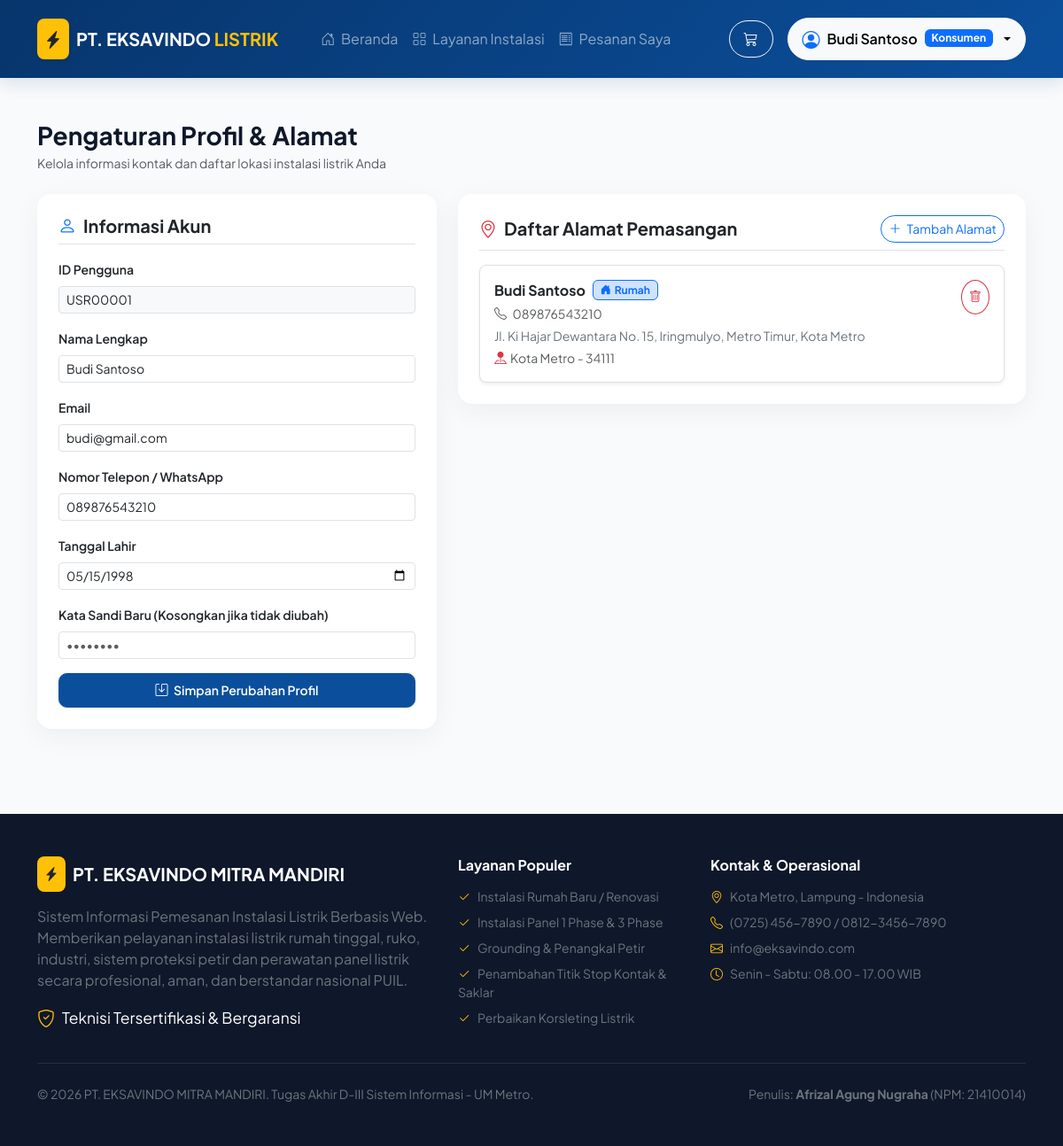
The app's page /index.php?page=profil (signed in) with its own data.
### tables this page shows
CREATE TABLE `user` (
  `id_user` char(8) NOT NULL,
  `username` varchar(100) NOT NULL,
  `email` varchar(100) NOT NULL,
  `password` varchar(255) NOT NULL,
  `nomor_telp` varchar(20) DEFAULT NULL,
  `tanggal_lahir` date DEFAULT NULL,
  `foto_profil` varchar(100) DEFAULT 'default.png',
  `role_id` int(11) NOT NULL DEFAULT 2,
  `is_active` int(11) NOT NULL DEFAULT 1,
  `created_at` timestamp NOT NULL DEFAULT current_timestamp(),
  PRIMARY KEY (`id_user`),
  UNIQUE KEY `email` (`email`),
  KEY `fk_user_role` (`role_id`),
  CONSTRAINT `fk_user_role` FOREIGN KEY (`role_id`) REFERENCES `role` (`id`) ON DELETE CASCADE
);

CREATE TABLE `alamat` (
  `id_alamat` int(11) NOT NULL AUTO_INCREMENT,
  `alamat` varchar(255) NOT NULL,
  `penerima` varchar(100) NOT NULL,
  `telepon_penerima` varchar(50) NOT NULL,
  `id_user` char(8) NOT NULL,
  `tipe_alamat` varchar(50) DEFAULT 'Rumah',
  `kota` varchar(100) DEFAULT 'Kota Metro',
  `provinsi` varchar(100) DEFAULT 'Lampung',
  `kode_pos` varchar(20) DEFAULT '34111',
  `catatan_patokan` varchar(255) DEFAULT NULL,
  PRIMARY KEY (`id_alamat`),
  KEY `fk_alamat_user` (`id_user`),
  CONSTRAINT `fk_alamat_user` FOREIGN KEY (`id_user`) REFERENCES `user` (`id_user`) ON DELETE CASCADE
);

### views/konsumen/profil.php (the view, shortened to what this page needs)
<?php
require_once __DIR__ . '/../layouts/header.php';
$db = Database::connect();
$currentUser = get_auth_user();
$stmtU = $db->prepare("SELECT * FROM user WHERE id_user = ?");
$stmtU->execute([$currentUser['id_user']]);
$user = $stmtU->fetch();
$stmtA = $db->prepare("SELECT * FROM alamat WHERE id_user = ?");
$stmtA->execute([$currentUser['id_user']]);
$daftarAlamat = $stmtA->fetchAll();
?>
<div class="container py-5">
    <div class="mb-4">
        <h3 class="fw-bold mb-1">Pengaturan Profil & Alamat</h3>
        <p class="text-muted small mb-0">Kelola informasi kontak dan daftar lokasi instalasi listrik Anda</p>
    </div>
    <div class="row g-4">
        <div class="col-lg-5">
            <div class="card card-custom p-4">
                <h5 class="fw-bold mb-3 border-bottom pb-2"><i class="bi bi-person me-2 text-primary"></i>Informasi Akun</h5>
                <form action="index.php?page=profil_update" method="POST">
                    <div class="mb-3">
                        <label class="form-label small fw-semibold">ID Pengguna</label>
                        <input type="text" class="form-control form-control-sm bg-light" value="<?= htmlspecialchars($user['id_user']) ?>" readonly>
                    </div>
                    <div class="mb-3">
                        <label class="form-label small fw-semibold">Nama Lengkap</label>
                        <input type="text" name="username" class="form-control form-control-sm" value="<?= htmlspecialchars($user['username']) ?>" required>
                    </div>
                    <div class="mb-3">
                        <label class="form-label small fw-semibold">Email</label>
                        <input type="email" name="email" class="form-control form-control-sm" value="<?= htmlspecialchars($user['email']) ?>" required>
                    </div>
                    <div class="mb-3">
                        <label class="form-label small fw-semibold">Nomor Telepon / WhatsApp</label>
                        <input type="text" name="nomor_telp" class="form-control form-control-sm" value="<?= htmlspecialchars($user['nomor_telp'] ?? '') ?>" required>
                    </div>
                    <div class="mb-3">
                        <label class="form-label small fw-semibold">Tanggal Lahir</label>
                        <input type="date" name="tanggal_lahir" class="form-control form-control-sm" value="<?= htmlspecialchars($user['tanggal_lahir'] ?? '') ?>">
                    </div>
                    <div class="mb-3">
                        <label class="form-label small fw-semibold">Kata Sandi Baru (Kosongkan jika tidak diubah)</label>
                        <input type="password" name="password" class="form-control form-control-sm" placeholder="••••••••">
                    </div>
                    <button type="submit" class="btn btn-primary-custom btn-sm w-100 py-2">
                        <i class="bi bi-save me-1"></i> Simpan Perubahan Profil
                    </button>
                </form>
            </div>
        </div>
        <div class="col-lg-7">
            <div class="card card-custom p-4 mb-4">
                <div class="d-flex justify-content-between align-items-center border-bottom pb-2 mb-3">
                    <h5 class="fw-bold mb-0"><i class="bi bi-geo-alt me-2 text-danger"></i>Daftar Alamat Pemasangan</h5>
                    <button class="btn btn-sm btn-outline-primary rounded-pill" data-bs-toggle="collapse" data-bs-target="#formTambahAlamat">
                        <i class="bi bi-plus-lg me-1"></i> Tambah Alamat
                    </button>
                </div>
                <?php if (empty($daftarAlamat)): ?>
                    <p class="text-muted small">Belum ada data alamat tersimpan.</p>
                <?php else: ?>
                    <div class="d-flex flex-column gap-3">
                        <?php foreach ($daftarAlamat as $alm):
                            $tipe = $alm['tipe_alamat'] ?? 'Rumah';
                            $isHome = (stripos($tipe, 'Rumah') !== false);
                            $kota = $alm['kota'] ?? 'Kota Metro';
                            $kodepos = $alm['kode_pos'] ?? '34111';
                        ?>
                        <div class="border rounded-3 p-3 position-relative bg-white shadow-sm">
                            <div class="d-flex justify-content-between align-items-start">
                                <div>
                                    <div class="d-flex align-items-center gap-2 mb-1">
                                        <span class="fw-bold text-dark"><?= htmlspecialchars($alm['penerima']) ?></span>
                                        <span class="badge <?= $isHome ? 'bg-primary-subtle text-primary border border-primary' : 'bg-warning-subtle text-warning-emphasis border border-warning' ?> small">
                                            <i class="bi <?= $isHome ? 'bi-house-door-fill' : 'bi-building' ?> me-1"></i><?= htmlspecialchars($tipe) ?>
                                        </span>
                                    </div>
                                    <div class="text-muted small mb-1"><i class="bi bi-telephone me-1"></i> <?= htmlspecialchars($alm['telepon_penerima']) ?></div>
                                    <p class="small text-secondary mb-1"><?= htmlspecialchars($alm['alamat']) ?></p>
                                    <div class="small text-muted mb-0"><i class="bi bi-pin-map-fill text-danger me-1"></i><?= htmlspecialchars($kota) ?> <?= !empty($kodepos) ? '- ' . htmlspecialchars($kodepos) : '' ?></div>
                                </div>
                                <a href="index.php?page=alamat_delete&id=<?= $alm['id_alamat'] ?>" class="btn btn-sm btn-outline-danger rounded-circle p-2" onclick="return confirm('Hapus alamat ini?')" title="Hapus Alamat">
                                    <i class="bi bi-trash"></i>
                                </a>
                            </div>
                        </div>
                        <?php endforeach; ?>
                    </div>
                <?php endif; ?>
            </div>
        </div>
    </div>
</div>
<?php require_once __DIR__ . '/../layouts/footer.php'; ?>

### views/layouts/header.php (style rules this page uses)
:root { --primary-color: #0b4f9c; --primary-dark: #07356c; --accent-yellow: #f59e0b; --accent-glow: #e0f2fe; --bg-light: #f8fafc; --text-dark: #0f172a; }
body { font-family: 'Plus Jakarta Sans', sans-serif; background-color: var(--bg-light); color: var(--text-dark); min-height: 100vh; display: flex; flex-direction: column; }
.card-custom { border: none; border-radius: 1rem; box-shadow: 0 8px 30px rgba(0, 0, 0, 0.05); transition: all 0.25s ease-in-out; background: #ffffff; }
.btn-primary-custom { background-color: var(--primary-color); border-color: var(--primary-color); color: white; font-weight: 600; border-radius: 0.6rem; padding: 0.6rem 1.4rem; transition: all 0.2s; }

### records on screen
user: id_user "USR00001", username "Budi Santoso", email "budi@gmail.com", nomor_telp "089876543210", tanggal_lahir "05/15/1998"
alamat: penerima "Budi Santoso", tipe_alamat "Rumah", telepon_penerima "089876543210", alamat "Jl. Ki Hajar Dewantara No. 15, Iringmulyo, Metro Timur, Kota Metro", kota "Kota Metro", kode_pos "34111"

### other values on screen
$currentUser['username'] "Budi Santoso"
APP_NAME "PT. EKSAVINDO MITRA MANDIRI"
